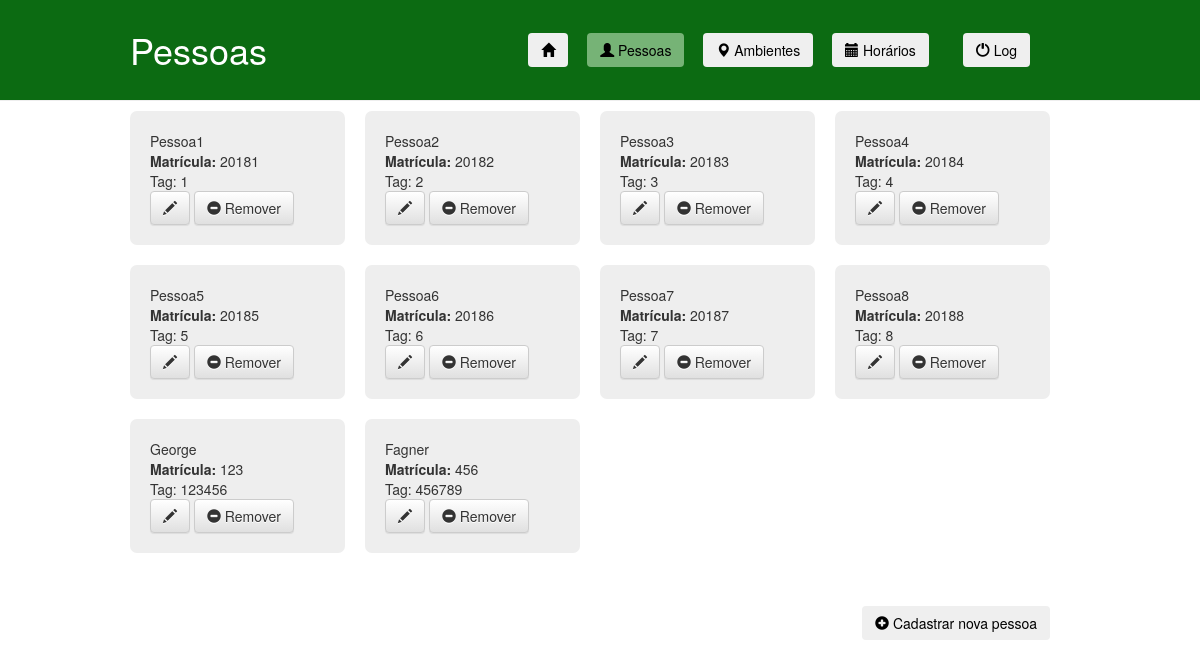
The page /people.html on the database its author committed.
### ifaccapp/models.py (models this page shows, shortened)
class Person(models.Model):
    name = models.TextField(null=True, max_length=100, verbose_name="Nome")
    registration = models.BigIntegerField(primary_key=True, verbose_name="Matrícula")  # matrícula
    tag = models.IntegerField(null=True)

### ifaccapp/views.py (the view)
# urls.py: path('people.html', views.people, name='people'),
def people(request):
    people = Person.objects.all()
    return render(request, 'ifaccapp/people.html', {'people': people})

### ifaccapp/templates/ifaccapp/people.html (shortened to what this page needs)
<!DOCTYPE html>
{% load static %}
<html lang="pt-br">
    <head>
        <link rel="stylesheet" href="//maxcdn.bootstrapcdn.com/bootstrap/3.2.0/css/bootstrap.min.css">
        <link rel="stylesheet" href="//maxcdn.bootstrapcdn.com/bootstrap/3.2.0/css/bootstrap-theme.min.css">
        <link rel="stylesheet" href="{% static 'css/ifaccapp.css' %}">
    </head>
    <body>
        <div class="page-header">
            <div class="linha">
                <header>
                    <div class="coluna col4">
                        <h1 class="logo">Pessoas</h1>
                    </div>
                    <div class="coluna col8">
                        <nav>
                            <ul class="menu inline sem-marcador">
                                <li>
                                    <a href="{% url 'home' %}"><button type="button" class="btn"><span class="glyphicon glyphicon-home"></span></button></a>
                                </li>
                                <li>
                                    <a href="{% url 'people' %}"><button type="button" class="btn btn-selected"><span class="glyphicon glyphicon-user"></span> Pessoas</button></a>
                                </li>
                                <li>
                                    <a href="{% url 'ambients' %}"><button type="button" class="btn"><span class="glyphicon glyphicon-map-marker"></span> Ambientes</button></a>
                                </li>
                                <li>
                                    <a href="{% url 'schedules' %}"><button type="button" class="btn"><span class="glyphicon glyphicon-calendar"></span> Horários</button></a>
                                </li>
                                <li>
                                    <a href="user.html"><button type="button" class="btn"><span class="glyphicon glyphicon-off"></span> Log</button></a>
                                </li>
                            </ul>
                        </nav>
                    </div>
                </header>
            </div>
        </div>
        <div class="content-people">
            <div class="linha">
                <header>
                    <div class="coluna col12">
                        <div class="people-grid-container">
                            {% for person in people %}
                                <div>
                                    {{ person.name }} <br/>
                                    <b>Matrícula:</b> {{ person.registration }} <br/>
                                    Tag: {{ person.tag }} <br/>
                                    <a class="btn btn-default" href="{% url 'edit_person' pk=person.pk %}"><span class="glyphicon glyphicon-pencil"></span></a>
                                    <a class="btn btn-default" href="{% url 'remove_person' pk=person.pk %}"><span class="glyphicon glyphicon-minus-sign"></span> Remover</a>
                                </div>
                            {% endfor %}
                        </div>
                    </div>
                </header>
            </div>
            <div class="linha-bottom-menu">
                <header>
                    <ul class="menu bottom-inline sem-marcador">
                        <li>
                            <a href="register/register_person.html"><button type="button" class="btn"><span class="glyphicon glyphicon-plus-sign"></span> Cadastrar nova pessoa</button></a>
                        </li>
                    </ul>
                </header>
            </div>
        </div>
    </body>
</html>

### ifaccapp/static/css/ifaccapp.css (style rules this page uses)
body { margin: 0; }
.page-header { background-color: #0C6B12; color: #FFFFFF; margin-top: 0; margin-bottom: 0; padding: 10px 20px 10px 20px; }
.content-people { padding-left: 30px; padding-right: 30px; }
a { color: #000000; }
.linha { width: 960px; margin: 0 auto; overflow: auto; padding: 0 0 10px 0; }
.linha-bottom-menu { width: 960px; margin: auto; overflow: auto; }
.coluna { padding: 0 10px; float: left; }
.col4 { width: 300px; }
.col8 { width: 620px; }
.col12 { width: 940px; }
ul.inline li { display: inline; margin-right: 15px; }
ul.inline li:last-child { margin-left: 15px; margin-right: 0; }
ul.bottom-inline li { display: inline; margin-right: 15px; }
ul.bottom-inline li:last-child { margin-left: 0; margin-right: 30px; }
ul.sem-marcador { list-style: none; }
.menu { text-transform: uppercase; text-align: right; margin-top: 23px; }
.btn-selected { background-color: #76B376; }
.people-grid-container { display: grid; grid-template-columns: auto auto auto auto; grid-gap: 20px; padding: 10px 0 20px 0; }
.people-grid-container > div { background-color: #EEEEEE; padding: 20px 20px 20px 20px; border-radius:7px; }

### rows shown on the page
Person: name "Pessoa1", registration "20181", tag "1"
Person: name "Pessoa2", registration "20182", tag "2"
Person: name "Pessoa3", registration "20183", tag "3"
Person: name "Pessoa4", registration "20184", tag "4"
Person: name "Pessoa5", registration "20185", tag "5"
Person: name "Pessoa6", registration "20186", tag "6"
Person: name "Pessoa7", registration "20187", tag "7"
Person: name "Pessoa8", registration "20188", tag "8"
Person: name "George", registration "123", tag "123456"
Person: name "Fagner", registration "456", tag "456789"
